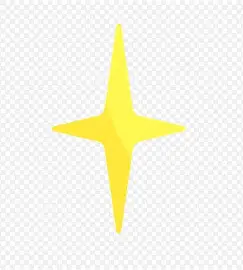
#> input picture assets/source-effects/sparkle-source.webp, 243 x 270 px
$ python prepare_effect_assets.py
#> lines starting #> are read from the running program, lines starting #| are printed output that depends on the picture; after the words box and inside, x2 and y2 are one past the last pixel; in counts of white or black regions, pixels touching at a corner belong together
#!/usr/bin/env python3
"""Remove baked checkerboard backgrounds from the supplied effect images."""

from __future__ import annotations

from pathlib import Path

import numpy as np
from PIL import Image, ImageFilter


PROJECT_DIR = Path(__file__).resolve().parents[1]
SOURCE_DIR = PROJECT_DIR / "assets" / "source-effects"
OUTPUT_DIR = PROJECT_DIR / "assets" / "effects"


def colored_foreground(
    source: Path,
    low_chroma: float,
    full_chroma: float,
    keep_largest: bool,
) -> Image.Image:
#> called with low_chroma = 2, full_chroma = 42, keep_largest = True
    rgb = np.asarray(Image.open(source).convert("RGB"), dtype=np.float32)
    maximum = rgb.max(axis=2)
    minimum = rgb.min(axis=2)
    chroma = maximum - minimum
    alpha = np.clip((chroma - low_chroma) / (full_chroma - low_chroma), 0.0, 1.0)
    alpha[alpha < 0.06] = 0.0
#> alpha: shape (270, 243) float32; min 0, max 1, mean 0.103

    mask = Image.fromarray(np.uint8(alpha * 255), "L")
    if keep_largest:
        mask = keep_largest_component(mask)
    mask = mask.filter(ImageFilter.GaussianBlur(0.25))
    alpha = np.asarray(mask, dtype=np.float32) / 255.0
    alpha[alpha < 0.025] = 0.0

    background = rgb.mean(axis=2, keepdims=True)
    denominator = np.maximum(alpha[:, :, None], 0.08)
    foreground = np.clip(
        (rgb - (1.0 - alpha[:, :, None]) * background) / denominator,
        0,
        255,
    )
    rgba = np.dstack([np.uint8(foreground), np.uint8(alpha * 255)])
    rgba[rgba[:, :, 3] == 0, :3] = 0
    image = Image.fromarray(rgba, "RGBA")
    bbox = image.getbbox()
    if bbox is None:
        raise ValueError(f"No colored foreground found in {source}")
    left, top, right, bottom = bbox
    padding = 4
    return image.crop(
        (
            max(0, left - padding),
            max(0, top - padding),
            min(image.width, right + padding),
            min(image.height, bottom + padding),
        )
    )


def keep_largest_component(mask: Image.Image) -> Image.Image:
    pixels = np.asarray(mask, dtype=np.uint8)
    visible = pixels > 0
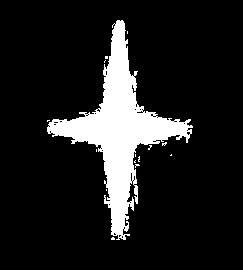
#> visible: shape (270, 243) bool; 12.6% white; 15 white regions (14 under 20 px), largest, box (x1, y1, x2, y2) and area: (47, 20, 193, 240) 8161
    height, width = visible.shape
#> height = 270; width = 243
    seen = np.zeros_like(visible)
    largest: list[tuple[int, int]] = []
    for y in range(height):
        for x in range(width):
            if not visible[y, x] or seen[y, x]:
                continue
            component: list[tuple[int, int]] = []
            stack = [(x, y)]
            seen[y, x] = True
            while stack:
                current_x, current_y = stack.pop()
                component.append((current_x, current_y))
                for next_y in range(max(0, current_y - 1), min(height, current_y + 2)):
                    for next_x in range(max(0, current_x - 1), min(width, current_x + 2)):
                        if visible[next_y, next_x] and not seen[next_y, next_x]:
                            seen[next_y, next_x] = True
                            stack.append((next_x, next_y))
            if len(component) > len(largest):
                largest = component

    output = np.zeros_like(pixels)
    for x, y in largest:
        output[y, x] = pixels[y, x]
    return Image.fromarray(output, "L")


def main() -> None:
    OUTPUT_DIR.mkdir(parents=True, exist_ok=True)
    sparkle = colored_foreground(
        SOURCE_DIR / "sparkle-source.webp",
        low_chroma=2.0,
        full_chroma=42.0,
        keep_largest=True,
    )
#> in colored_foreground, `alpha[alpha < 0.025] = 0.0`: alpha: shape (270, 243) float32; min 0, max 1, mean 0.103
#> in colored_foreground, `foreground = np.clip( (rgb - (1.0 - alpha[:, :, None]) * background) /..`:
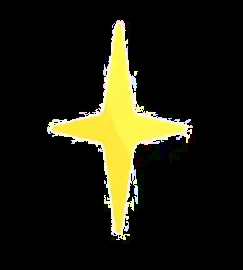
#> foreground: shape (270, 243, 3) float32; mean R, G, B 31.6, 30.3, 15.6
#> in colored_foreground, `rgba[rgba[:, :, 3] == 0, :3] = 0`: rgba: shape (270, 243, 4); mean R, G, B, A 31.1, 30, 15.1, 26.2
#> in colored_foreground, `bbox = image.getbbox()`: bbox = (47, 20, 193, 240)
#> in colored_foreground, `left, top, right, bottom = bbox`: left = 47; top = 20; right = 193; bottom = 240
#> in colored_foreground, `return image.crop( ( max(0, left - padding), max(0, top - padding), mi..`:
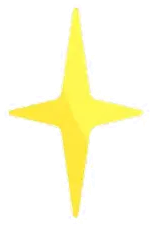
#> returned value: PIL image 154x228 RGBA; mean R, G, B, A 58.2, 56.1, 28.2, 48.9; transparent parts drawn white
    firework = colored_foreground(
        SOURCE_DIR / "firework-source.webp",
        low_chroma=4.0,
        full_chroma=38.0,
        keep_largest=False,
    )
#> call 2 of colored_foreground, with low_chroma = 4, full_chroma = 38, keep_largest = False
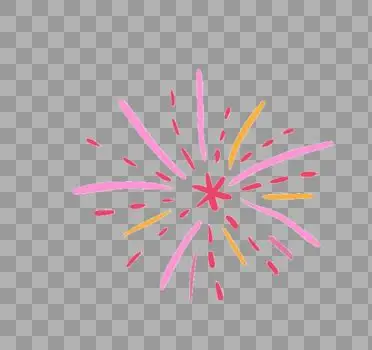
#> input picture assets/source-effects/firework-source.webp, 372 x 350 px
#> in colored_foreground (call 2), `alpha[alpha < 0.06] = 0.0`: alpha: shape (350, 372) float32; min 0, max 1, mean 0.104
#> in colored_foreground (call 2), `alpha[alpha < 0.025] = 0.0`: alpha: shape (350, 372) float32; min 0, max 1, mean 0.103
#> in colored_foreground (call 2), `foreground = np.clip( (rgb - (1.0 - alpha[:, :, None]) * background) /..`:
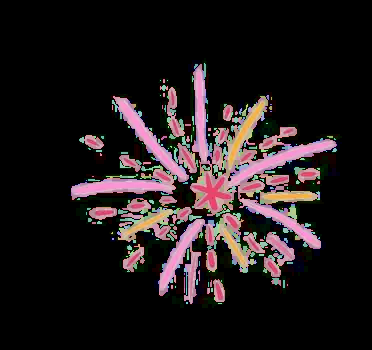
#> foreground: shape (350, 372, 3) float32; mean R, G, B 33.6, 26.3, 27.6
#> in colored_foreground (call 2), `rgba[rgba[:, :, 3] == 0, :3] = 0`:
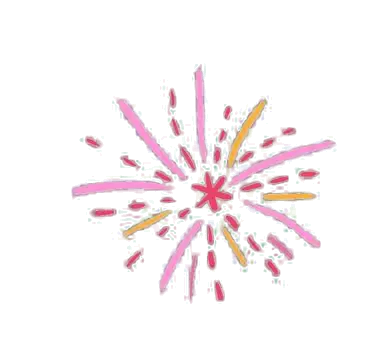
#> rgba: shape (350, 372, 4); mean R, G, B, A 32.4, 25.2, 26.9, 26.3; transparent parts drawn white
#> in colored_foreground (call 2), `bbox = image.getbbox()`: bbox = (71, 63, 337, 304)
#> in colored_foreground (call 2), `left, top, right, bottom = bbox`: left = 71; top = 63; right = 337; bottom = 304
#> in colored_foreground (call 2), `return image.crop( ( max(0, left - padding), max(0, top - padding), mi..`:
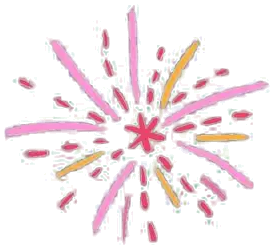
#> returned value: PIL image 274x249 RGBA; mean R, G, B, A 61.9, 48.1, 51.4, 50.2; transparent parts drawn white
    sparkle.save(OUTPUT_DIR / "sparkle.png")
    firework.save(OUTPUT_DIR / "firework.png")
    print(f"sparkle={sparkle.size}, firework={firework.size}")
#| sparkle=(154, 228), firework=(274, 249)


if __name__ == "__main__":
    main()
